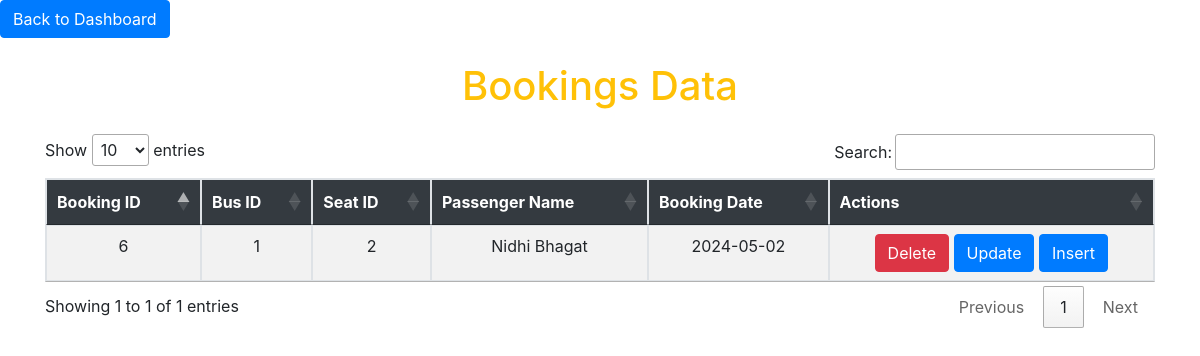
The app's page /bookingDisplay.php with its own data.
### tables this page shows
CREATE TABLE `booking` (
  `booking_id` int(11) NOT NULL,
  `bus_id` int(11) DEFAULT NULL,
  `seat_id` int(11) DEFAULT NULL,
  `passenger_name` varchar(255) NOT NULL,
  `booking_date` date NOT NULL,
  `ticket_number` varchar(255) DEFAULT NULL
);

### bookingDisplay.php (the view, shortened to what this page needs)
<!DOCTYPE html>
<html lang="en">
<head>
    <link rel="stylesheet" href="https://maxcdn.bootstrapcdn.com/bootstrap/4.0.0/css/bootstrap.min.css">
    <link rel="stylesheet" type="text/css" href="https://cdn.datatables.net/1.11.5/css/jquery.dataTables.min.css">
</head>
<body>
<header>
<header>
    <a href="admin_dashboard.php"><button class="btn btn-primary">Back to Dashboard</button></a>
</header>
</header>
<div class="container mt-4">
    <h1 class="text-center text-warning mb-4">Bookings Data</h1>
    <div class="table-responsive">
        <table id="tabledata" class="table table-striped table-hover table-bordered">
            <thead class="bg-dark text-white text-center">
                <tr>
                    <th>Booking ID</th>
                    <th>Bus ID</th>
                    <th>Seat ID</th>
                    <th>Passenger Name</th>
                    <th>Booking Date</th>
                    <th>Actions</th>
                </tr>
            </thead>
            <tbody>
                <?php
                include 'database.php';
                $q = "SELECT * FROM booking";
                $query = mysqli_query($con, $q);
                while ($res = mysqli_fetch_array($query)) {
                ?>
                    <tr class="text-center">
                        <td><?php echo $res['booking_id']; ?></td>
                        <td><?php echo $res['bus_id']; ?></td>
                        <td><?php echo $res['seat_id']; ?></td>
                        <td><?php echo $res['passenger_name']; ?></td>
                        <td><?php echo $res['booking_date']; ?></td>
                        <td>
                            <a href="bookingDelete.php?id=<?php echo $res['booking_id']; ?>" class="btn btn-danger">Delete</a>
                            <a href="bookingUpdate.php?id=<?php echo $res['booking_id']; ?>" class="btn btn-primary">Update</a>
                            <a href="bookingInsert.php?id=<?php echo $res['booking_id']; ?>" class="btn btn-primary">Insert</a>
                        </td>
                    </tr>
                <?php
                }
                ?>
            </tbody>
        </table>
    </div>
</div>
</body>
</html>

### records on screen
booking: booking_id "6", bus "1", seat "2", passenger_name "Nidhi Bhagat", booking_date "2024-05-02"
